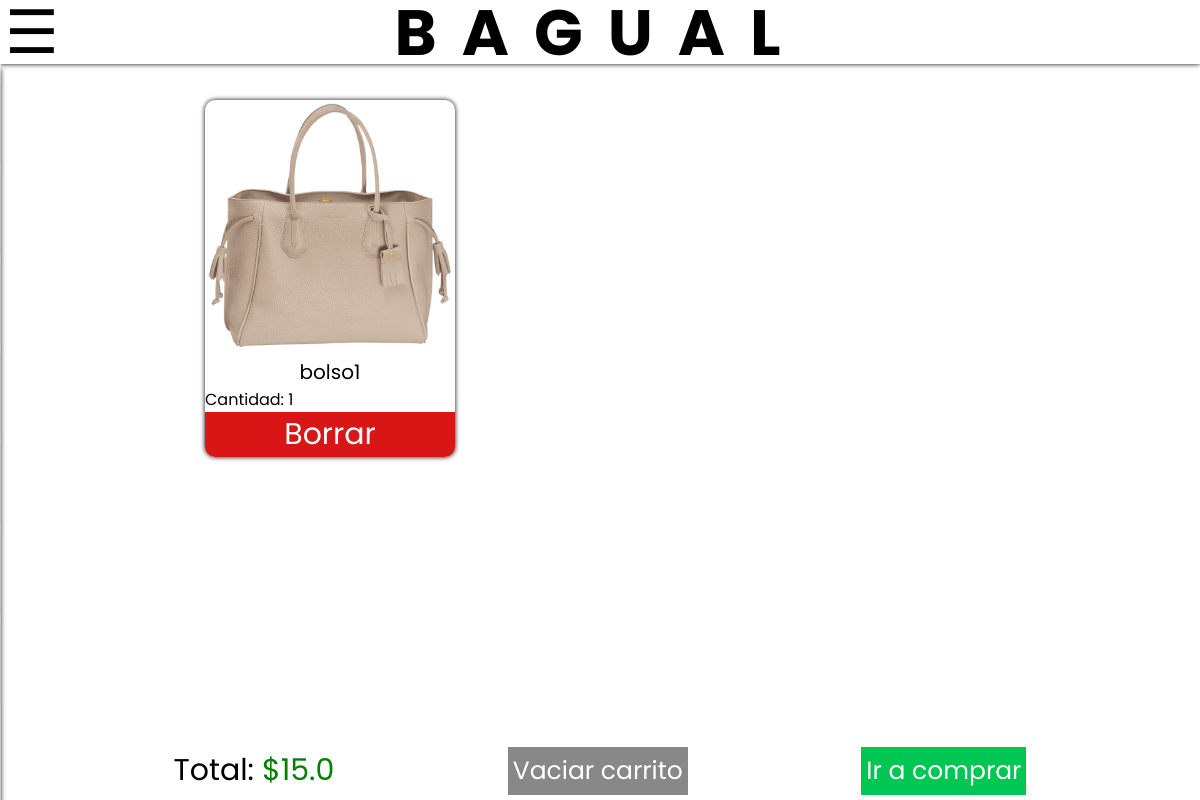
The app's page /cart/ (signed in) with its own data.
### ecommerce/models.py (models this page shows, shortened)
class carrito(models.Model):
    foto = models.ImageField(null=True)
    nom_prod = models.TextField(max_length=200)
    cant_prod = models.IntegerField()
    precio_prod = models.FloatField()
    prod = models.ForeignKey(stockProducts, null=True, on_delete=models.CASCADE)
    user = models.ForeignKey(User, null=True, on_delete=models.CASCADE)

### ecommerce/views.py (the view)
# urls.py: path('cart/', views.cart, name="cart"),
@login_required
def cart(request):
    total = 0
    prods = carrito.objects.all().filter(user = request.user)
    for prod in prods:
        total += prod.precio_prod
    return render(request, 'addToCart.html',{
        'prods': prods,
        'total': total
    })

### ecommerce/templates/addToCart.html (shortened to what this page needs)
{% extends 'base.html' %} {% load static %}
    {% block content %}
    <link rel="stylesheet" href="{% static 'addToCart.css' %}" />
    <main class="main-cart">
      {% if total != 0%}
      <div class="products">
        {% for prod in prods %}
        <div class="product">
          <img src={{prod.foto.url}} alt="bolso" class="product-img" />
          <p class="product-name">{{prod.nom_prod}}</p>
          <p class="product-cant">Cantidad: {{prod.cant_prod}}</p>
          <form
            action="{% url 'deleteFromCart' prod.nom_prod %}"
            method="POST"
            class="deleteproduct"
          >
            <button>Borrar</button>
          </form>
        </div>
        {% endfor %}
      </div>
      <div class="details">
        <p class="totalvalue">Total: <span>${{total}}</span></p>
        <form action="{% url 'delete_all' %}" method="POST" class="emptycart">
          <button>Vaciar carrito</button>
        </form>
        <form action="{% url 'preCompra' %}" class="buy">
          <button>Ir a comprar</button>
        </form>
      </div>
      {% else %}
      <h1>EL CARRITO ESTA VACIO</h1>
      {% endif %}
    </main>
    {% endblock content %}

### ecommerce/static/base.css (style rules this page uses)
* { padding: 0; margin: 0; font-family: "Poppins"; box-sizing: border-box; }

### ecommerce/static/addToCart.css (style rules this page uses)
* { margin: 0; padding: 0; box-sizing: border-box; font-family: "Poppins"; }
.main-cart { padding-top: 80px; height: 100vh; display: flex; justify-content: space-around; align-items: center; flex-direction: column; }
.main-cart .products { display: grid; gap: 20px; grid-template-columns: repeat(3, 250px); padding: 20px; grid-auto-rows: -webkit-max-content; grid-auto-rows: max-content; width: 90%; height: 100%; overflow-y: scroll; justify-content: center; align-items: center; }
.main-cart .products .product { border-radius: 10px; box-shadow: 0 0 5px #000; overflow: hidden; height: -webkit-fit-content; height: -moz-fit-content; height: fit-content; }
.main-cart .products .product .product-img { width: 250px; }
.main-cart .products .product .product-name { text-align: center; font-size: 20px; }
.main-cart .products .product .deleteproduct { background: red; }
.main-cart .products .product .deleteproduct button { width: 100%; font-size: 30px; color: white; background: rgb(216, 22, 22); border: none; outline: none; }
.main-cart .details { height: 64px; display: flex; justify-content: space-evenly; align-items: center; width: 100%; }
.main-cart .totalvalue { font-size: 30px; }
.main-cart .totalvalue span { color: #008000; }
.main-cart .emptycart button { font-size: 25px; color: white; border: none; outline: none; background: rgb(136, 136, 136); padding: 5px; }
.main-cart .buy button { font-size: 25px; color: white; border: none; outline: none; background: rgb(0, 199, 83); padding: 5px; }

### records on screen
carrito: foto (picture), nom_prod "bolso1", cant_prod "1"

### other values on screen
{{ total }} "15.0"
